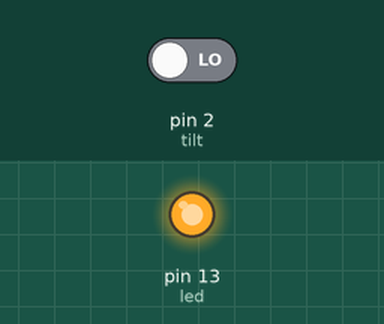
The sketch below on a simulated Arduino Uno, built with avr-gcc and run on an emulated ATmega328P. Parts: output pins drawn as LEDs (lit = HIGH). The inputs (shaded band) are chosen by the test bench; at power-on: pin 2 (tilt) LOW.

Above: at 1.2 s.
1.3 s: pin 2 (tilt) driven HIGH
At 1.9 s:
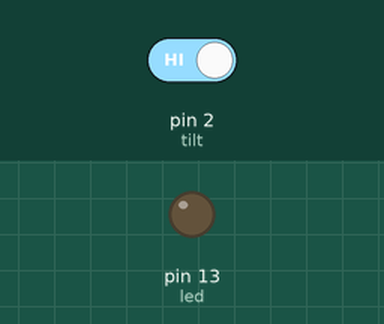
2.8 s: pin 2 (tilt) driven LOW
At 3.1 s:
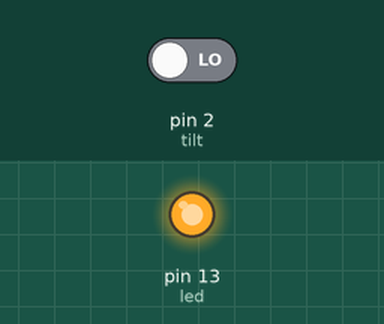
Timing chart, 0 to 5.8 s (numbered marks = the images above; inputs shaded):
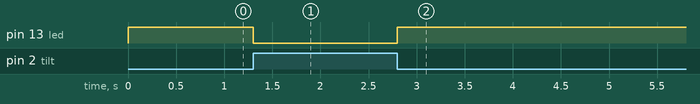

The sketch:

code.ino
```cpp
int tilt = 2;
int led = 13;

void setup()
{
  pinMode(tilt, INPUT);
  pinMode(led, OUTPUT);
}

void loop()
{
  int reading;
  reading = digitalRead(tilt);

  if(reading)
    digitalWrite(led, LOW);
  else
    digitalWrite(led, HIGH);
}
```

Measured:
- after the input at 1.3 s, pin 13 (led): HIGH → LOW at once
- after the input at 2.8 s, pin 13 (led): LOW → HIGH at once
